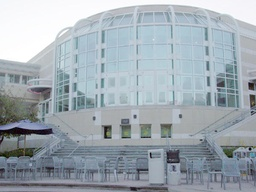
#> input picture price_center20.JPG, 256 x 192 px, shrunk from 600 x 450 before the run
$ jupyter execute HW1.ipynb   (Python 2 division)
#> lines starting #> are read from the running program, lines starting #| are printed output that depends on the picture
# CSE 252B: Computer Vision II, Winter 2018 – Assignment 1
### Instructor: Ben Ochoa
### Due: Wednesday, January 17, 2018, 11:59 PM

## Instructions
* Review the academic integrity and collaboration policies on the course website.
* This assignment must be completed individually.
* This assignment contains both math and programming problems.
* All solutions must be written in this notebook
* Math problems must be done in Markdown/LATEX. Remember to show work and describe your solution.
* Programming aspects of this assignment must be completed using Python in this notebook.
* This notebook contains skeleton code, which should not be modified (This is important for standardization to facilate effeciant grading).
* You may use python packages for basic linear algebra, but you may not use packages that directly solve the problem. Ask the instructor if in doubt.
* You must submit this notebook exported as a pdf. You must also submit this notebook as an .ipynb file.
* You must submit both files (.pdf and .ipynb) on Gradescope. You must mark each problem on Gradescope in the pdf.
* It is highly recommended that you begin working on this assignment early.

## Problem 1 (Math): Line-plane intersection (5 points)
  The line in 3D defined by the join of the points $\boldsymbol{X}_1 = (X_1,
  Y_1, Z_1, T_1)^\top$ and $\boldsymbol{X}_2 = (X_2, Y_2, Z_2, T_2)^\top$
  can be represented as a Plucker matrix $\boldsymbol{L} = \boldsymbol{X}_1
  \boldsymbol{X}_2^\top - \boldsymbol{X}_2 \boldsymbol{X}_1^\top$ or pencil of points
  $\boldsymbol{X}(\lambda) = \lambda \boldsymbol{X}_1 + (1 - \lambda) \boldsymbol{X}_2$
  (i.e., $\boldsymbol{X}$ is a function of $\lambda$).  The line intersects
  the plane $\boldsymbol{\pi} = (a, b, c, d)^\top$ at the point
  $\boldsymbol{X}_{\boldsymbol{L}} = \boldsymbol{L} \boldsymbol{\pi}$ or
  $\boldsymbol{X}(\lambda_{\boldsymbol{\pi}})$, where $\lambda_{\boldsymbol{\pi}}$ is
  determined such that $\boldsymbol{X}(\lambda_{\boldsymbol{\pi}})^\top \boldsymbol{\pi} =
  0$ (i.e., $\boldsymbol{X}(\lambda_{\boldsymbol{\pi}})$ is the point on
  $\boldsymbol{\pi}$).  Show that $\boldsymbol{X}_{\boldsymbol{L}}$ is equal to
  $\boldsymbol{X}(\lambda_{\boldsymbol{\pi}})$ up to scale.

A line in 3D is defined by joining the points $X_{1} = (x_{1}, y_{1}, z_{1}, t_{1})^{T}$ and $X_{2} = (x_{2}, y_{2}, z_{2}, t_{2})^{T}$, and can be represented as $L = X_{1}X_{2}^{T}-X_{1}^{T}X_{2}$ or as a pencil $X(\lambda) = \lambda X_{1}+(1-\lambda)X_{2}$. A plane in 3D is given by $\pi = (a,b,c,d)^{T}$ and the line L intersects the plane at $X_{L} = L\pi$ and $L\pi = X(\lambda_{\pi})$ and $\lambda_{\pi}$ is determined by $X(\lambda_{\pi})\pi = 0$ or that the point $X(\lambda_{\pi})$ lies on plane $\pi$.

\begin{align*}
X(\lambda_{\pi})\pi = 0 \\
\lambda_{\pi}X_{1}^{T}\pi + (1-\lambda_{\pi})X_{2}^{T}\pi = 0\\
\lambda_{\pi}(X_{1}^{T}-X_{2}^{T})\pi + X_{2}^{T}\pi = 0\\
\lambda_{\pi} = \frac{X_{2}^{T}\pi}{(X_{2}^{T}-X_{1}^{T})\pi}
\end{align*}

Substituting $\lambda$ calculated above

\begin{align*}
X_{L} &= \frac{X_{1}X_{2}^{T}\pi}{(X_{2}^{T}-X_{1}^{T})\pi} - \frac{X_{1}^{T}X_{2}\pi}{(X_{2}^{T}-X_{1}^{T})\pi}\\
& = \frac{X_{1}X_{2}^{T}\pi - X_{1}^{T}X_{2}\pi}{(X_{2}^{T}-X_{1}^{T})\pi}\\
& = \frac{L_{\pi}}{(X_{2}^{T}-X_{1}^{T})\pi}\\
& = \frac{X(\lambda_{\pi})}{(X_{2}^{T}-X_{1}^{T})\pi}
\end{align*}

Therefore we can see that $X_{L}$ is defined upto scale in terms of $X(\lambda_{\pi})$ where scale term is $\frac{1}{(X_{2}^{T}-X_{1}^{T})\pi}$

## Problem 2 (Math): Line-quadric intersection (5 points)
  In general, a line in 3D intersects a quadric $\boldsymbol{Q}$ at zero, one
  (if the line is tangent to the quadric), or two points.  If the
  pencil of points $\boldsymbol{X}(\lambda) = \lambda \boldsymbol{X}_1 + (1 -
  \lambda) \boldsymbol{X}_2$ represents a line in 3D, the (up to two) real
  roots of the quadratic polynomial $c_2 \lambda_{\boldsymbol{Q}}^2 + c_1
  \lambda_{\boldsymbol{Q}} + c_0 = 0$ are used to solve for the intersection
  point(s) $\boldsymbol{X}(\lambda_{\boldsymbol{Q}})$.  Show that $c_2 =
  \boldsymbol{X}_1^\top \boldsymbol{Q} \boldsymbol{X}_1 - 2 \boldsymbol{X}_1^\top \boldsymbol{Q}
  \boldsymbol{X}_2 + \boldsymbol{X}_2^\top \boldsymbol{Q} \boldsymbol{X}_2$, $c_1 = 2 (
  \boldsymbol{X}_1^\top \boldsymbol{Q} \boldsymbol{X}_2 - \boldsymbol{X}_2^\top \boldsymbol{Q}
  \boldsymbol{X}_2 )$, and $c_0 = \boldsymbol{X}_2^\top \boldsymbol{Q} \boldsymbol{X}_2$.

A 3D line may intersect a 0, 1 or 2 points. Let Q denote the quadric. As discussed above a line can be defined as a pencil $X(\lambda) = \lambda X_{1}+(1-\lambda)X_{2}$. Hence let $X(\lambda_{Q})$ be the point intersecting the quadric Q and lies on the line L.

We can reduce the above system to a quadratic equation in $\lambda_{Q}$ which may look like $c_{2}\lambda_{Q}^{2}+c_{1}\lambda_{Q}+c_{0}=0$ in the steps that follow. $X(\lambda_{Q})$ is determined as following:

\begin{align*}
X(\lambda_{Q})^{T}QX(\lambda_{Q}) = 0\\
(\lambda_{Q} X_{1} + (1-\lambda_{Q})X_{2})^{T}Q(\lambda_{Q} X_{1} + (1-\lambda_{Q})X_{2}) = 0\\
%\lambda_{Q}^{2}
\lambda_{Q}^{2}(X_{1}^{T}QX_{1}-2X_{1}^{T}QX_{2}+X_{2}^{T}QX_{2})+\lambda_{Q}(2(X_{1}^{T}QX_{2}-X{2}^{T}QX_{2}))+X_{2}^{T}QX_{2} = 0
\end{align*}

comparing to $c_{2}\lambda_{Q}^{2}+c_{1}\lambda_{Q}+c_{0}=0$

\begin{align*}
c_{2} &= (X_{1}^{T}QX_{1}-2X_{1}^{T}QX_{2}+X_{2}^{T}QX_{2}) \\
c_{1} &= (2(X_{1}^{T}QX_{2}-X{2}^{T}QX_{2}))\\
c_{0} &= X_{2}^{T}QX_{2}\\
\end{align*}

## Problem 3 (Programing): Feature detection (20 points)
Download input data from the course website. The file price_center20.JPG
contains image 1 and the file price_center21.JPG contains image 2.

For each input image, calculate an image where each pixel value is the minor
eigenvalue of the gradient matrix

$N=\left[ \begin{array}{cc}
\sum\limits_w I_x^2 & \sum\limits_w I_x I_y\\
\sum\limits_w I_x I_y & \sum\limits_w I_y^2
\end{array} \right]$

where w is the window about the pixel, and $I_x$ and $I_y$ are the gradient images in
the x and y direction, respectively. Calculate the gradient images using the fivepoint
central difference operator. Set resulting values that are below a specified
threshold value to zero (hint: calculating the mean instead of the sum in N allows
for adjusting the size of the window without changing the threshold value). Apply
an operation that suppresses (sets to 0) local (i.e., about a window) nonmaximum
pixel values in the minor eigenvalue image. Vary these parameters such that
around 600–650 features are detected in each image. For resulting nonzero pixel
values, determine the subpixel feature coordinate using the Forstner corner point
operator.

[cell 1]
import numpy as np
from scipy import ndimage, signal
from PIL import Image,ImageOps
import matplotlib.pyplot as plt
import matplotlib.patches as patches

# open the input images
I1 = np.array(Image.open('price_center20.JPG').convert('L'), dtype='float')/255.
I2 = np.array(Image.open('price_center21.JPG').convert('L'), dtype='float')/255.
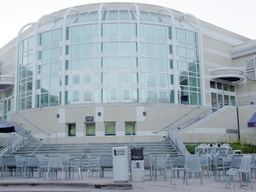
#> input picture price_center21.JPG, 256 x 192 px, shrunk from 600 x 450 before the run

#I1 = np.array(Image.open('checkerboard.png').convert('L'), dtype='float')/255.
#I2 = np.array(Image.open('checkerboard.png').convert('L'), dtype='float')/255.

# Display the input images
plt.figure(figsize=(14,8))
plt.subplot(1,2,1)
plt.imshow(I1,cmap='gray')
plt.subplot(1,2,2)
plt.imshow(I2,cmap='gray')
plt.show()

[cell 2]
def corner(I, w, t, w_nms):
    # inputs:
    # I is the input image (may be mxn for BW or mxnx3 for RGB)
    # w is the size of the window used to compute the gradient matrix N
    # t is the minor eigenvalue threshold
    # w_nms is the size of the window used for nonmaximal supression
    # outputs:
    # J0 is the mxn image of minor eigenvalues of N before thresholding
    # J1 is the mxn image of minor eigenvalues of N after thresholding
    # J2 is the mxn image of minor eigenvalues of N after nonmaximal supression
    # pts0 is the 2xk list of coordinates of (pixel accurate) corners
    #     (ie. coordinates of nonzero values of J2)
    # pts1 is the 2xk list of coordinates of subpixel accurate corners
    #     found using the Forstner detector

    """your code here"""
#> called with w = 7, t = 0.0002, w_nms = 11
    m,n = I.shape[:2]
#> m = 192; n = 256
    k = [-1.0,8.0,0.0,-8.0,1.0]
    fx = np.zeros((1,5))
    fx[:] = k
    fx = 1.0/12.0*fx
    fy = fx.T

    ## Gradient computation
    Ix = ndimage.filters.convolve(I,fx)
    Iy = ndimage.filters.convolve(I,fy)
    Ixx = Ix**2
    Ixy = Ix*Iy
    Iyy = Iy**2

    ## Sum computation
    f = np.ones((w,w))
    Sxx = ndimage.filters.convolve(Ixx,f)
    Sxy = ndimage.filters.convolve(Ixy,f)
    Syy = ndimage.filters.convolve(Iyy,f)

    ## Forstner computation
    X, Y = np.meshgrid(range(n),range(m))
    Ixxf = Ixx*X
    Ixyf = Ixy*X
    Iyxf = Ixy*Y
    Iyyf = Iyy*Y
    Sxxf = ndimage.filters.convolve(Ixxf,f)
    Sxyf = ndimage.filters.convolve(Ixyf,f)
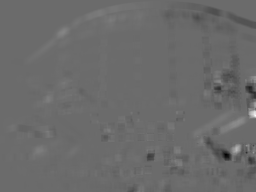
#> Sxyf: shape (192, 256) float64; min -87.69, max 120.1, mean -0.4; drawn with min black and max white
    Syxf = ndimage.filters.convolve(Iyxf,f)
    Syyf = ndimage.filters.convolve(Iyyf,f)

    ## Minimum eigen value extraction
    J1 = np.zeros((m,n))
    J0 = np.zeros((m,n))
    subp = np.zeros((m,n,2))
    s = (w-1)/2

    for r in range(s,m-s):
        for c in range(s,n-s):
            N = np.zeros((2,2))
            b = np.zeros((2,1))
            N = np.asarray([[Sxx[r,c], Sxy[r,c]],[Sxy[r,c], Syy[r,c]]])
            det = np.linalg.det(N)
            tr = np.trace(N)
            J0[r,c] = (tr - (tr**2-4*det)**0.5)/2

            ## Forstner subpixel computation
            b = np.asarray([Sxxf[r,c] + Syxf[r,c],Sxyf[r,c] + Syyf[r,c]])
            subp[r,c] = np.linalg.lstsq(N,b)[0].reshape(2,)

            ## Thresholding of values
            J1[r,c] = J0[r,c] if J0[r,c]>t*w**2 else 0.0
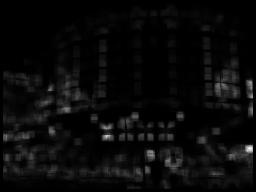
#> J0: shape (192, 256) float64; 0% of the values are NaN or infinite; the others: min 0, max 1.11, mean 0.0442; drawn with min black, max white, NaN and infinite black

    ## Non maximal suppression
    J2 = np.zeros((m,n))
    s_nms = (w_nms-1)/2
    for r in range(s_nms,m-s_nms):
        for c in range(s_nms,n-s_nms):
            J2[r,c] = 0.0 if J1[r,c]<np.max(J1[r-s_nms:r+s_nms,c-s_nms:c+s_nms]) else J1[r,c]
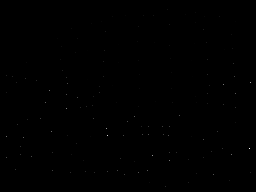
#> J2: shape (192, 256) float64; min 0, max 1.11, mean 0.000566; drawn with min black and max white

    y, x = np.nonzero(J2)
#> y = 150 values from 9 to 186; x = 150 values, max 250 at index 56, min 6 at index 46, mean 132.3
    pts0 = np.vstack((x,y))
    pts1 = np.zeros(pts0.shape)
    for i in range(pts1.shape[1]):
        pts1[0,i] = subp[pts0[1,i],pts0[0,i]][0]
        pts1[1,i] = subp[pts0[1,i],pts0[0,i]][1]

    return J0, J1, J2, pts0, pts1


# parameters to tune
w=7
t=.0002
w_nms=11

# extract corners
J1_0, J1_1, J1_2, pts1_0, pts1_1 = corner(I1, w, t, w_nms)
J2_0, J2_1, J2_2, pts2_0, pts2_1 = corner(I2, w, t, w_nms)
#> call 2 of corner, with w = 7, t = 0.0002, w_nms = 11
#> in corner (call 2), `Syxf = ndimage.filters.convolve(Iyxf,f)`:
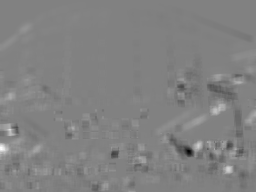
#> Syxf: shape (192, 256) float64; min -64.08, max 62, mean 0.1; drawn with min black and max white
#> after the loop in corner (call 2), `for r in range(s,m-s):`:
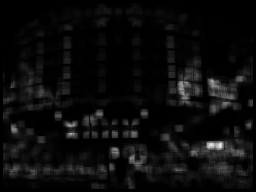
#> J0: shape (192, 256) float64; min 0, max 1.06, mean 0.051; drawn with min black and max white
#> in corner (call 2), `y, x = np.nonzero(J2)`: y = 159 values from 11 to 186; x = 159 values, max 250 at index 123, min 7 at index 75, mean 123.5

# Display results
plt.figure(figsize=(14,24))

# show pre-thresholded corner heat map
plt.subplot(4,2,1)
plt.imshow(J1_0,cmap='gray')
plt.subplot(4,2,2)
plt.imshow(J2_0,cmap='gray')

# show thresholded corner heat map
plt.subplot(4,2,3)
plt.imshow(J1_1,cmap='gray')
plt.subplot(4,2,4)
plt.imshow(J2_1,cmap='gray')

# show corner heat map after nonmaximal supression
plt.subplot(4,2,5)
plt.imshow(J1_2,cmap='gray')
plt.subplot(4,2,6)
plt.imshow(J2_2,cmap='gray')

# show corners on origional images
ax = plt.subplot(4,2,7)
plt.imshow(I1,cmap='gray')
# draw rectangles of size w around corners
for i in range(pts1_0.shape[1]):
    x,y = pts1_0[:,i]
    ax.add_patch(patches.Rectangle((x-w/2,y-w/2),w,w, fill=False))
#> this loop made 150 passes
#> (x, y) on passes 1 to 12: (167, 9), (195, 12), (185, 14), (125, 15), (143, 15), (153, 15), (112, 16), (204, 16), (219, 16), (101, 21), (235, 21), (195, 22)
plt.plot(pts1_0[0,:], pts1_0[1,:], '.r') # display pixel accurate corners
plt.plot(pts1_1[0,:], pts1_1[1,:], '.g') # display subpixel corners
plt.title('found %d corners'%pts1_0.shape[1])
ax = plt.subplot(4,2,8)
plt.imshow(I2,cmap='gray')
for i in range(pts2_0.shape[1]):
    x,y = pts2_0[:,i]
    ax.add_patch(patches.Rectangle((x-w/2,y-w/2),w,w, fill=False))
#> this loop made 159 passes
#> (x, y) on passes 1 to 3: (99, 11), (159, 11), (76, 12)
plt.plot(pts2_0[0,:], pts2_0[1,:], '.r')
plt.plot(pts2_1[0,:], pts2_1[1,:], '.g')
plt.title('found %d corners'%pts2_0.shape[1])

plt.show()
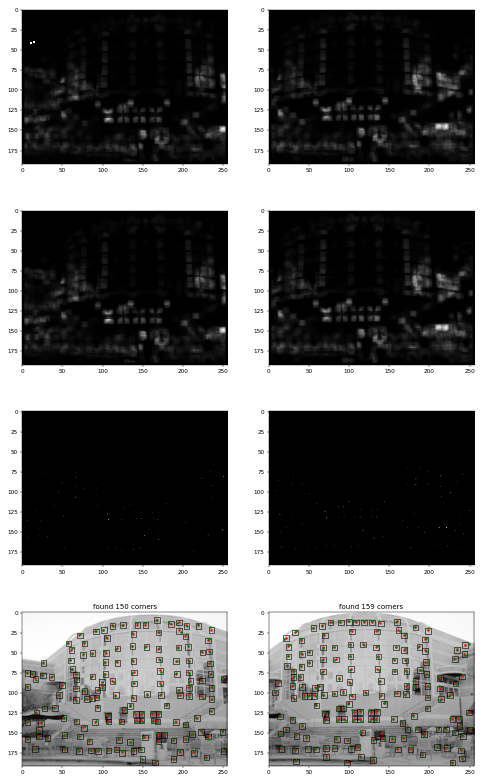
#> figure drawn by matplotlib, 8 panels

# Problem 4 (Programing): Feature matching (15 points)
Determine the set of one-to-one putative feature correspondences by performing
a brute-force search for the greatest correlation coefficient value (in the range
[-1, 1]) between the detected features in image 1 and the detected features in
image 2. Only allow matches that are above a specified correlation coefficient
threshold value (note that calculating the correlation coefficient allows for adjusting
the size of the matching window without changing the threshold value).
Further, only allow matches that are above a specified distance ratio threshold
value, where distance is measured to the next best match for a given feature.
Vary these parameters such that around 200 putative feature correspondences are
established. Optional: constrain the search to coordinates in image 2 that are
within a proximity of the detected feature coordinates in image 1.

[cell 3]
def corrcf(i1, i2):
    w,w = i1.shape
    s = w/2
    m1 = np.mean(i1)
    m2 = np.mean(i2)
    id1 = np.sum((i1 - i1[s,s])**2)
    id2 = np.sum((i2 - i2[s,s])**2)
    id12 = np.sum((i1 - i1[s,s])*(i2 - i2[s,s]))
    return id12/np.sqrt(id1*id2)

def match(I1, I2, pts1, pts2, w, t, d, p):
    # inputs:
    # I1, I2 are the input images
    # pts1, pts2 are the point to be matched
    # w is the size of the window to compute correlation coefficients
    # t is the correlation coefficient threshold
    # d distance ration threshold
    # p is the proximity threshold
    # outputs:
    # inds is a 2xk matrix of matches where inds[0,i] indexs a point pts1
    #     and inds[1,i] indexs a point in pts2, where k is the number of matches
    # scores is a vector of length k that contains the correlation
    #     coefficients of the matches

    """your code here"""
#> called with pts1 = array of shape (2, 150), pts2 = array of shape (2, 159), w = 11, t = 0.55, d = 0.8, p = 150
    s = w/2
    corr = np.zeros((pts1.shape[1],pts2.shape[1]))
    for i in range(pts1.shape[1]):
        x1 = int(pts1[0,i])
        y1 = int(pts1[1,i])
        i1 = I1[y1-s:y1+s,x1-s:x1+s]
        for j in range(pts2.shape[1]):
            x2 = int(pts2[0,j])
            y2 = int(pts2[1,j])
            i2 = I2[y2-s:y2+s,x2-s:x2+s]
            if i1.shape == i2.shape:
                corr[i,j] = corrcf(i1,i2)
#> this loop made 150 passes
#> (x1, y1) on pass 1: (167, 9)
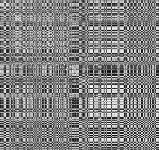
#> corr: shape (150, 159) float64; min -0.95, max 0.999, mean 0.0387; drawn with min black and max white

    corr[corr<t] = 0.0
    matches = 0
    count = 0
    scores = np.zeros((200))
    inds = np.zeros((2,200),dtype=np.int32)
    while(matches<200 and count<pts1.shape[1]):
        count+=1
        maxcorr = corr.max()
        index = corr.argmax()
        r1,c1 = np.unravel_index(corr.argmax(), corr.shape)
        if maxcorr>t:
            r2,c2 = r1,c1
            maxcorr2 = 0.0
            for i in range(r1):
                if corr[i,c1]>maxcorr2:
                    r2 = i
                    c2 = c1
            for i in range(c1):
                if corr[r1,i]>maxcorr2:
                    r2 = r1
                    c2 = i
            m1p1 = np.asarray([pts1[0][r1],pts1[1][r1]])
            m1p2 = np.asarray([pts2[0][c1],pts2[1][c1]])
            d1 = np.linalg.norm(m1p1-m1p2)
            m2p1 = np.asarray([pts1[0][r2],pts1[1][r2]])
            m2p2 = np.asarray([pts2[0][c2],pts2[1][c2]])
            d2 = np.linalg.norm(m2p1-m2p2)
            if d1/d2<d and d1<p:
                scores[matches] = maxcorr
                inds[0,matches] = r1
                inds[1,matches] = c1
                corr[r1,:] = 0.0
                corr[:,c1] = 0.0
                matches+=1
            else:
                corr[r1,c1] = 0.0
        else:
            corr[r1,c1] = 0.0
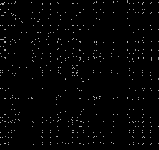
#> corr: shape (150, 159) float64; min 0, max 0.802, mean 0.0157
    return inds, scores

# parameters to tune
w1 = 11
t1 = 0.55
d1 = 0.8
p1 = 150

# do the matching
inds, scores = match(I1, I2, pts1_1, pts2_1, w1, t1, d1, p1)

# display the results
plt.figure(figsize=(14,8))
ax1 = plt.subplot(1,2,1)
ax2 = plt.subplot(1,2,2)
ax1.imshow(I1,cmap='gray')
plt.title('found %d putative matches'%(scores.nonzero()[0].max()+1))
ax2.imshow(I2,cmap='gray')
for i in range(inds.shape[1]):
    ii = inds[0,i]
    jj = inds[1,i]
    x1 = pts1_1[0,ii]
    x2 = pts2_1[0,jj]
    y1 = pts1_1[1,ii]
    y2 = pts2_1[1,jj]
    ax1.plot([x1, x2],[y1, y2],'-r')
    ax1.add_patch(patches.Rectangle((x1-w1/2,y1-w1/2),w1,w1, fill=False))
    ax2.plot([x2, x1],[y2, y1],'-r')
    ax2.add_patch(patches.Rectangle((x2-w1/2,y2-w1/2),w1,w1, fill=False))
plt.show()
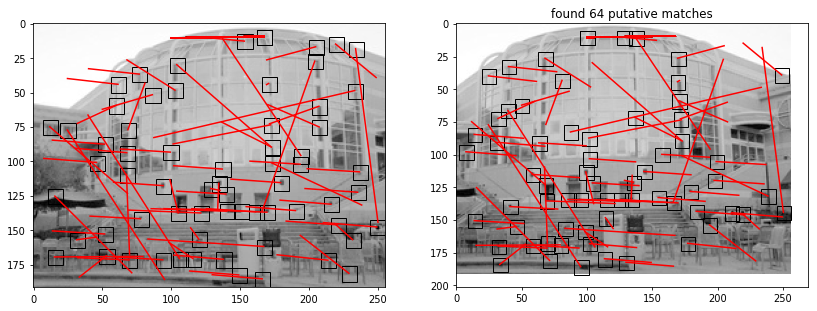
#> figure drawn by matplotlib, 2 panels
